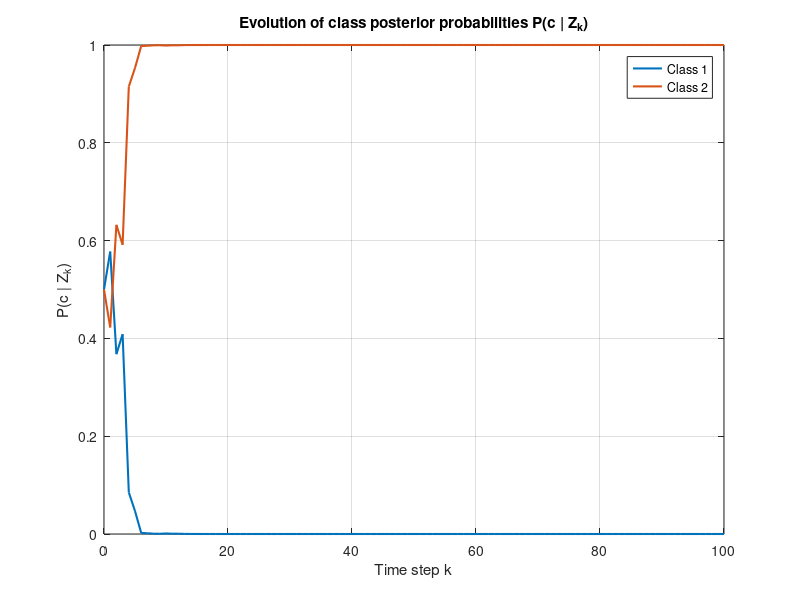

Write MATLAB code to recreate this figure. (Note: this script raises an error after producing the figure.)
%% Initialization
clear; clc; close all;
rng(1); % set the seed to reproduce results

% Measurement grid (range bins)
r_min = 0;                         % [m]
r_max = 200;                       % [m] 
B = 150*10^6;                      % [Hz] randar operating bandwidth
range_res = 3*10^8/(2*B);          % 1m resolution cell
N = floor((r_max-r_min)/range_res);  % number of range bins from FFT
r = linspace(r_min, r_max, N).';   % bin centers (column)

% Time and motion (sensor moves with known constant velocity v_s)
v_s = 20;                 % sensor velocity [m/s] -> 72km/h 
T   = 0.5*range_res/v_s;  % sample period [s] -> we want the displacement per sample to be smaller than the range resolution ->2samples 

% (Augumented) State definition: s_k = [x_k; 1]
F = [1, -v_s*T;
     0,  1];
G = [1; 0];         % process noise acts on position only 

% Process noise
sigma_w = 0.5;      % [m] -> half a resolution cell
Qw = sigma_w^2;     % scalar -> only position is random

% Classes (PSF widths)
C = 2;
sigma_c = [1, 5];  % [m], class 1 narrow, class 2 wide -> expressed in terms of resolution cells

% Measurement noise and amplitude prior -> Gaussian 0 mean
sigma_n = 1;
sigma_a = 5;

% Particle filter settings
Np = 2000; % number of particles

% Prior on initial relative position x0 (prior on initial state) -> assume
% Gaussian distribution
x0_mean = 150;      % [m]
x0_std  = 10;       % [m]

% Initialize particles and weights for each class
s_particles = zeros(2, Np, C);   % allocate particles for each class 
gamma = zeros(Np, C);            % allocate weights for each particle, per class

  
for c = 1:C
    x0 = x0_mean + x0_std*randn(1, Np);      % draw Np initial position samples-> Gaussian distribution
    s_particles(:,:,c) = [x0; ones(1, Np)];  % set initial state 
    gamma(:,c) = (1/Np)*ones(Np,1);          % set uniform weights
end

% Class prior probabilities
P_c = (1/C)*ones(C,1);   % maximum uncertainty -> equally probable classes


%% Generate synthetic measurements

K = 100;                 % number of time steps (or measurements)
c_true = 2;              % true class (1=narrow, 2=wide)

% True state (augmented): s_k = [x_k; 1]
s_true = zeros(2, K);       % (x_1;1, x_2;1 ...) -> each s_k on each column
s_true(:,1) = [x0_mean; 1]; % true initial position -> chosen mean for convenience to initialize recursion

% Storage for measurements
z = zeros(N, K); % -> each measurement observes the response coming from all range bins

for k = 1:K  % propagation over time
    % Propagate true state (skip for k=1)
    if k > 1
        w = sigma_w * randn;                 % w_k -> N(0, Qw)
        s_true(:,k) = F*s_true(:,k-1) + G*w;  % s_{k} = F s_{k-1} + G w
    end

    xk = s_true(1,k); % first position in the augmented state

    % Class-dependent PSF (Gaussian-shaped, normalized)
    sig = sigma_c(c_true); % class dependent PSF
    hc = (1/(sqrt(2*pi)*sig)) * exp(-(r - xk).^2/(2*sig^2)); % energy spread across range bins

    % Draw amplitude and noise
    ak = sigma_a * randn;                     % a_k ~ N(0, sigma_a^2)
    nk = sigma_n * randn(N,1);                % n_k ~ N(0, sigma_n^2 I)

    % Measurement snapshot
    z(:,k) = ak*hc + nk;  % each column is the return enegy across all range bins
end


%% Parallel particle filters

% Storage for class-conditional likelihoods at each time
L_c = zeros(C, K);          % L_c(c,k) = p(z_k | Z_{k-1}, c) -> compute one each measurement
P_c_history = zeros(C, K);     % class probabilities over time

for k = 1:K  % -> for all measurements

    % Run PF for each class in parallel
    for c = 1:C % per clas, per drawn particle (via vector operation)

        % State prediction: propagate particles with state model 
        w = sigma_w * randn(1, Np);                 % scalar noise per particle
        s_particles(:,:,c) = F*s_particles(:,:,c) + G*w;

    end

    % Store current class probabilities (before update at time k)-> analysis
    P_c_history(:,k) = P_c;
    
    % Measurement update: PSF + likelihood (per class/per particle)
    for c = 1:C
        x = s_particles(1,:,c);          % 1 x Np, particle positions
        sig = sigma_c(c);

        % Build class-dependent PSF for all particles: H is N x Np
        H = 1/(sqrt(2*pi)*sig) * exp(-(r - x).^2/(2*sig^2));

        % Compute per-particle likelihood l_i = p(z_k | s_k^{i}, c)

        % Current measurement snapshot
        zk = z(:,k);

        % Constant over particles (for fixed k)
        zTz = zk.' * zk;

        % Particle-dependent inner products
        hTh = sum(H.^2, 1);          % 1 x Np, each is h^T h -> sum down the rows for each PSF (column by column)
        hTz = (H.' * zk).';          % 1 x Np, each is h^T z -> row vector result

        % Compute chi and xi (from lecture notes derivation)
        chi = (hTh/(sigma_n^2)) + (1/(sigma_a^2));          % 1 x Np
        xi  = (sigma_a^2/sigma_n^2) * hTh + 1;              % 1 x Np

        % Log-likelihood per particle (adapted from lecture notes derivation + error fix)
        lambda = -(N/2)*log(2*pi*sigma_n^2) ...
            - (zTz/(2*sigma_n^2)) ...
            - 0.5*log(xi) ...
            + 0.5 * ((hTz/(sigma_n^2)).^2) ./ chi;      % 1 x Np

        % Class-conditional log-likelihood L_c(use lecture trick)
        lam_max = max(lambda);  % across all particles, pick highest log-likelihood
        logL_c = log(mean(exp(lambda - lam_max))) + lam_max;
        L_c(c,k) = logL_c; % size C x K

        % Weight update for this class (use lecture trick)
        gamma_unnorm = 1/Np * exp(lambda - lam_max).';                  % Np x 1
        gamma(:,c) = gamma_unnorm / sum(gamma_unnorm);           % normalized Np x C

        % Check if the weights are correctly defined:
        % sum(gamma(:,c))

        % Resampling using the cumulative weights
        cdf = cumsum(gamma(:,c));     % cumulative weights, Np x 1 -> sum over rows
        u = rand(Np,1);               % uniform samples
        idx = arrayfun(@(x) find(cdf >= x, 1, 'first'), u); % find particle index using the cdf 

        s_particles(:,:,c) = s_particles(:,idx,c);     % resample particles 
        gamma(:,c) = (1/Np) * ones(Np,1);              % reset weights

    end

    % Bayesian class update using log-likelihoods
    % Prior: P(c | Z_{k-1})
    logP_prior = log(P_c);            % C x 1

    % Likelihood: log p(z_k | Z_{k-1}, c)
    logL = L_c(:,k);                  % C x 1

    % Unnormalized log posterior
    logPost = logL + logP_prior;      % log P(c | Z_k) up to constant

    % Normalize
    m = max(logPost);                 % use the trick by substracting the maximum
    P_c = exp(logPost - m);
    P_c = P_c / sum(P_c);             % P(c | Z_k)

    % Store posterior
    P_c_history(:,k) = P_c;
    
    % Decision
    [~, c_hat(k)] = max(P_c);

end
% Check that the sum over posterior is 1 -> compute deviation across all 
max(abs(sum(P_c_history,1) - 1))

%% RESULTS

%% Plot posterior class probability over time
% Build posterior including prior at k = 0
P_plot = zeros(C, K+1);
P_plot(:,1) = [0.5; 0.5];          % prior P(c | Z_0)
P_plot(:,2:end) = P_c_history;     % posteriors P(c | Z_k), k = 1..K

t = 0:K;

figure;
plot(t, P_plot(1,:), 'LineWidth',1.5); hold on;
plot(t, P_plot(2,:), 'LineWidth',1.5);
xlabel('Time step k');
ylabel('P(c | Z_k)');
title('Evolution of class posterior probabilities P(c | Z_k)')
legend('Class 1','Class 2');
grid on;


%% Plot posterior distribution of target position at the final step
% Most likely class at final time
[~, c_final] = max(P_c);

% Extract particle positions for that class
x_particles_final = s_particles(1,:,c_final);

% Estimated position (posterior mean)
x_est = mean(x_particles_final);

figure;
histogram(x_particles_final, 50, 'Normalization','pdf'); hold on;
xline(s_true(1,K), 'r', 'LineWidth',2);      % true position
xline(x_est, '--k', 'LineWidth',2);          % estimated position
xlabel('Position x [m]');
ylabel('Particle density');
title('Posterior distribution of target position (final time step)');
legend('Particles','True position','Estimated position');
grid on;




